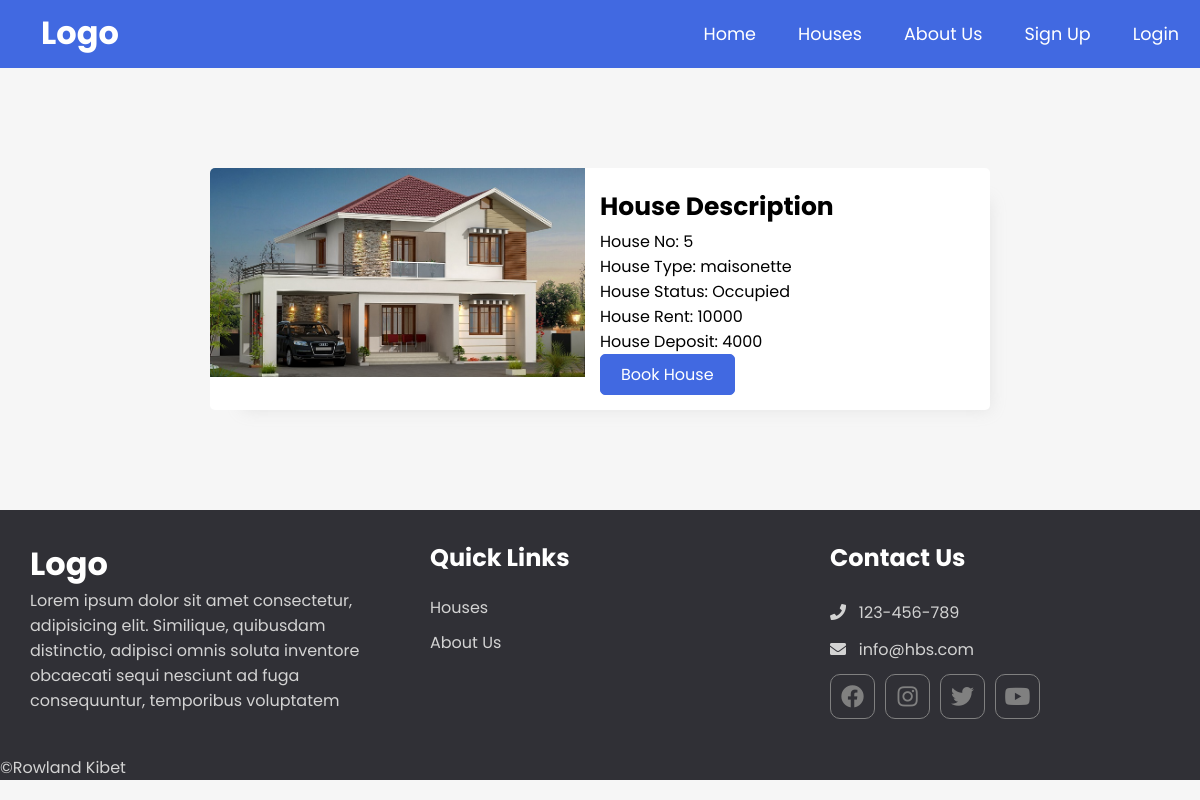
Page /single_house.php?id=5 on the committed database.
### tables this page shows
CREATE TABLE `houses` (
  `id` int(11) NOT NULL,
  `house_images` varchar(255) NOT NULL,
  `is_available` tinyint(2) NOT NULL,
  `house_type_id` int(11) NOT NULL
);

CREATE TABLE `house_type` (
  `id` int(11) NOT NULL,
  `name` varchar(30) NOT NULL,
  `no_of_bedrooms` varchar(50) NOT NULL,
  `rent` varchar(50) NOT NULL,
  `deposit` varchar(50) NOT NULL
);

### app/controllers/houses.php (called while the page is built, shortened)
<?php
if(isset($_GET['id'])) {
    $house_id = $_GET['id'];
    $sql = "SELECT h.*, ht.name AS houseType, ht.rent, ht.deposit FROM houses AS h
            JOIN house_type AS ht ON h.house_type_id=ht.id
            WHERE h.id={$house_id}";
    $house = executeJoinQuery($sql);
    $house_id = $house[0]['id'];
    $house_type = $house[0]['houseType'];
    $house_status = strval($house[0]['is_available']);
    $house_rent = $house[0]['rent'];
    $house_images = $house[0]['house_images'];
    $house_deposit = $house[0]['deposit'];
}

### app/database/db.php (called while the page is built, shortened)
<?php
require("connect.php");
function executeJoinQuery($sql) {
    global $conn;
    $stmt = $conn->prepare($sql);
    $stmt->execute();
    $records = $stmt->get_result()->fetch_all(MYSQLI_ASSOC);
    return $records;
}

### single_house.php (the view, shortened to what this page needs)
<?php include(ROOT_PATH . "\app\database\db.php"); ?>
<?php include(ROOT_PATH . "\app\controllers\houses.php") ?>
<!DOCTYPE html>
<html lang="en">
<head>
    <link href="assets/fontawesome/css/all.min.css"  rel="stylesheet">
    <link rel="stylesheet" href="assets/style.css">
</head>
<body>
<?php include(ROOT_PATH . "/app/includes/header.php"); ?>
    <div class="single-house">
        <div class="house-image">
            <img src="<?php echo 'assets/images/' . $house_images; ?>" alt="">
        </div>
        <div class="house-text">
            <h1 class=""> House Description </h1>
            <p>House No: <?php echo $house_id; ?></p>
            <p>House Type: <?php echo $house_type; ?></p>
            <p>House Status: <?php echo ($house_status) ? 'Available' : 'Occupied'; ?></p>
            <p>House Rent: <?php echo $house_rent; ?></p>
            <p>House Deposit: <?php echo $house_deposit; ?></p>
            <button class="small-btn"><a href="pay_deposit.php?book_house_id=<?php echo $house_id; ?>">Book House</a></button>
        </div>
    </div>
    <?php include(ROOT_PATH . "/app/includes/footer.php"); ?>
</body>
</html>

### assets/style.css (style rules this page uses)
* { padding: 0; margin: 0; box-sizing: border-box; }
body { background-color: #f6f6f6; font-family: 'Poppins', sans-serif; }
.small-btn { background-color: rgb(65, 105, 225); border: 1px solid rgb(65, 105, 225); border-radius: 5px; margin-right: 5px; padding: 7px 20px; font-family: 'Poppins', sans-serif; font-size: 1rem; color: white; text-decoration: none; cursor: pointer; }
.small-btn a { color: white; text-decoration: none; }
.house-text h1 { padding-top: 5px; padding-bottom: 3px; text-align: left; font-weight: bold; font-size: 25px; }
.single-house { display: flex; width: 65%; margin: 100px auto; background-color: white; box-shadow: 1rem 1rem 1rem -1rem #a0a0a033; border-radius: 5px; overflow: hidden; }
.single-house > * { flex: 1 1 0; }
.single-house .house-image { margin: 0; padding: 0; height: 100%; overflow: hidden; }
.single-house img { height: 100%; width: 100%; }
.single-house .house-text { padding: 15px; }

### rows in the picture
houses: house_images (picture), id "5", house_type.name "maisonette", house_type.rent "10000", house_type.deposit "4000"
